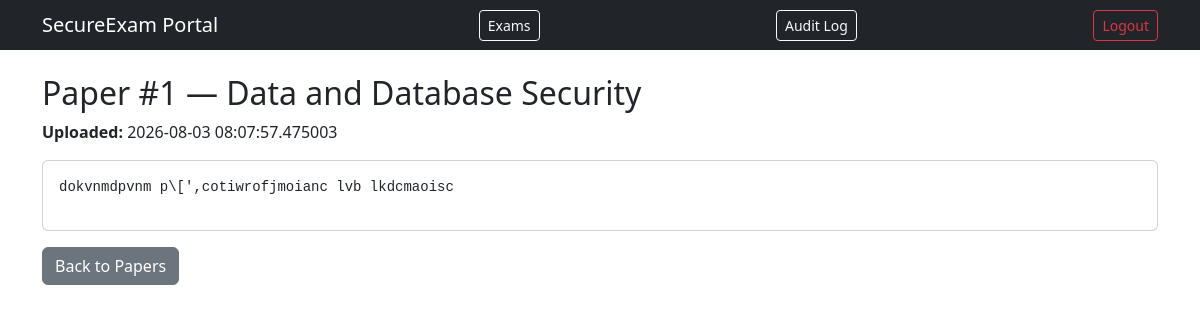
The page /exams/1/papers/1/view (signed in) on the database its author committed.
### app/models.py (models this page shows)
class Paper(db.Model):
    id = db.Column(db.Integer, primary_key=True)
    exam_id = db.Column(db.Integer, db.ForeignKey('exam.id'), nullable=False)
    setter_id = db.Column(db.Integer, db.ForeignKey('user.id'), nullable=False)
    encrypted_content = db.Column(db.LargeBinary, nullable=False)
    uploaded_at = db.Column(db.DateTime, default=datetime.utcnow)

class Exam(db.Model):
    id = db.Column(db.Integer, primary_key=True)
    subject = db.Column(db.String(120), nullable=False)
    scheduled_start = db.Column(db.DateTime, nullable=False)
    duration_minutes = db.Column(db.Integer, nullable=False)

### app/exams/routes.py (the view)
@exams_bp.route('/exams/<int:exam_id>/papers/<int:paper_id>/view')
def view_paper(exam_id, paper_id):
    exam = Exam.query.get_or_404(exam_id)
    paper = Paper.query.get_or_404(paper_id)
    decrypted_content = decrypt_text(paper.encrypted_content)
    log_access(user_id=current_user.id, action='VIEW_PAPER', paper_id=paper.id)
    return render_template('exams/view_paper.html', exam=exam, paper=paper, decrypted_content=decrypted_content)

### app/__init__.py (called while the page is built)
def create_app():
    app = Flask(__name__)
    app.config['SECRET_KEY'] = os.getenv('SECRET_KEY')
    app.config['SQLALCHEMY_DATABASE_URI'] = os.getenv('DATABASE_URL')
    db.init_app(app)
    login_manager.init_app(app)
    login_manager.login_view = 'auth.login'
    from app.models import User
    @login_manager.user_loader
    def load_user(user_id):
        return User.query.get(int(user_id))
    from app.auth.routes import auth_bp
    from app.exams.routes import exams_bp
    app.register_blueprint(auth_bp)
    app.register_blueprint(exams_bp)
    @app.route('/')
    def home():
        from flask import render_template
        return render_template('home.html')
    return app

### app/audit.py (called while the page is built)
def log_access(user_id, action, paper_id=None):
    entry = AuditLog(
        user_id=user_id,
        action=action,
        paper_id=paper_id,
        ip_address=request.remote_addr,
        timestamp=datetime.utcnow()
    )
    db.session.add(entry)
    db.session.commit()

### app/crypto_utils.py (called while the page is built)
def get_key():
    key_b64 = os.getenv('ENCRYPTION_KEY')
    return base64.b64decode(key_b64)

def decrypt_text(blob: bytes) -> str:
    key = get_key()
    aesgcm = AESGCM(key)
    nonce = blob[:12]
    ciphertext = blob[12:]
    plaintext = aesgcm.decrypt(nonce, ciphertext, None)
    return plaintext.decode()

### app/templates/exams/view_paper.html
{% extends "base.html" %}
{% block content %}
<h2>Paper #{{ paper.id }} — {{ exam.subject }}</h2>
<p><strong>Uploaded:</strong> {{ paper.uploaded_at }}</p>
<div class="card">
  <div class="card-body">
    <pre style="white-space: pre-wrap;">{{ decrypted_content }}</pre>
  </div>
</div>
<a href="{{ url_for('exams.list_papers', exam_id=exam.id) }}" class="btn btn-secondary mt-3">Back to Papers</a>
{% endblock %}

### rows shown on the page
Paper: id "1", uploaded_at "2026-08-03 08:07:57.475003"
Exam: subject "Data and Database Security"

### other values the page prints
{{ decrypted_content }} "dokvnmdpvnm p\\[',cotiwrofjmoianc lvb lkdcmaoisc"
